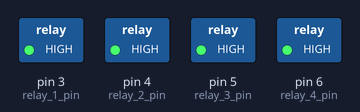
Bench run of a sketch on a simulated Arduino Uno, built with avr-gcc and run on an emulated ATmega328P. Parts: switched loads named in the sketch (green lamp = pin HIGH).

Above: at 0.5 s.
At 1.5 s:
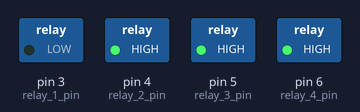
At 2.5 s:
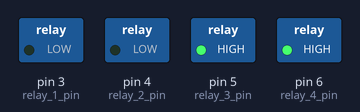
At 3.5 s:
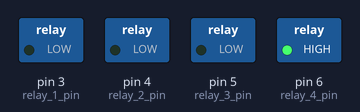
At 4.5 s:
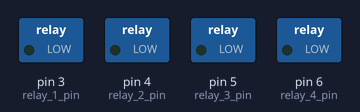
Timing chart, 0 to 6.5 s (numbered marks = the images above):
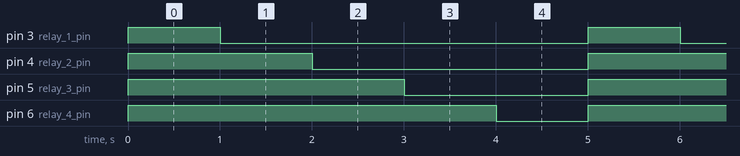

Measured:
- by itself, pin 3 (relay_1_pin): alternates HIGH for 1.0 s and LOW for 4.0 s
- by itself, pin 4 (relay_2_pin): alternates HIGH for 2.0 s and LOW for 3.0 s
- by itself, pin 5 (relay_3_pin): alternates HIGH for 3.0 s and LOW for 2.0 s
- by itself, pin 6 (relay_4_pin): alternates HIGH for 4.0 s and LOW for 1.0 s

The sketch:

relay_module_code_arduino_uno.ino
```cpp
/*

1. Connect the input pins of relay module (in this case 4 channel) with 3, 4, 5, and 6 digital pins of Arduino Uno
2. Provide 5V power supply in the Vin of Relay Module.

*/

const int relay_1_pin = 3;
const int relay_2_pin = 4;
const int relay_3_pin = 5;
const int relay_4_pin = 6;


void setup() {

  pinMode(relay_1_pin, OUTPUT);
  pinMode(relay_2_pin, OUTPUT);
  pinMode(relay_3_pin, OUTPUT);
  pinMode(relay_4_pin, OUTPUT);


}

void loop() {

  digitalWrite(relay_1_pin, HIGH);
  digitalWrite(relay_2_pin, HIGH);
  digitalWrite(relay_3_pin, HIGH);
  digitalWrite(relay_4_pin, HIGH);
  delay(1000);

  digitalWrite(relay_1_pin, LOW);
  delay(1000);

  digitalWrite(relay_2_pin, LOW);
  delay(1000);

  digitalWrite(relay_3_pin, LOW);
  delay(1000);

  digitalWrite(relay_4_pin, LOW);
  delay(1000);

}
```
